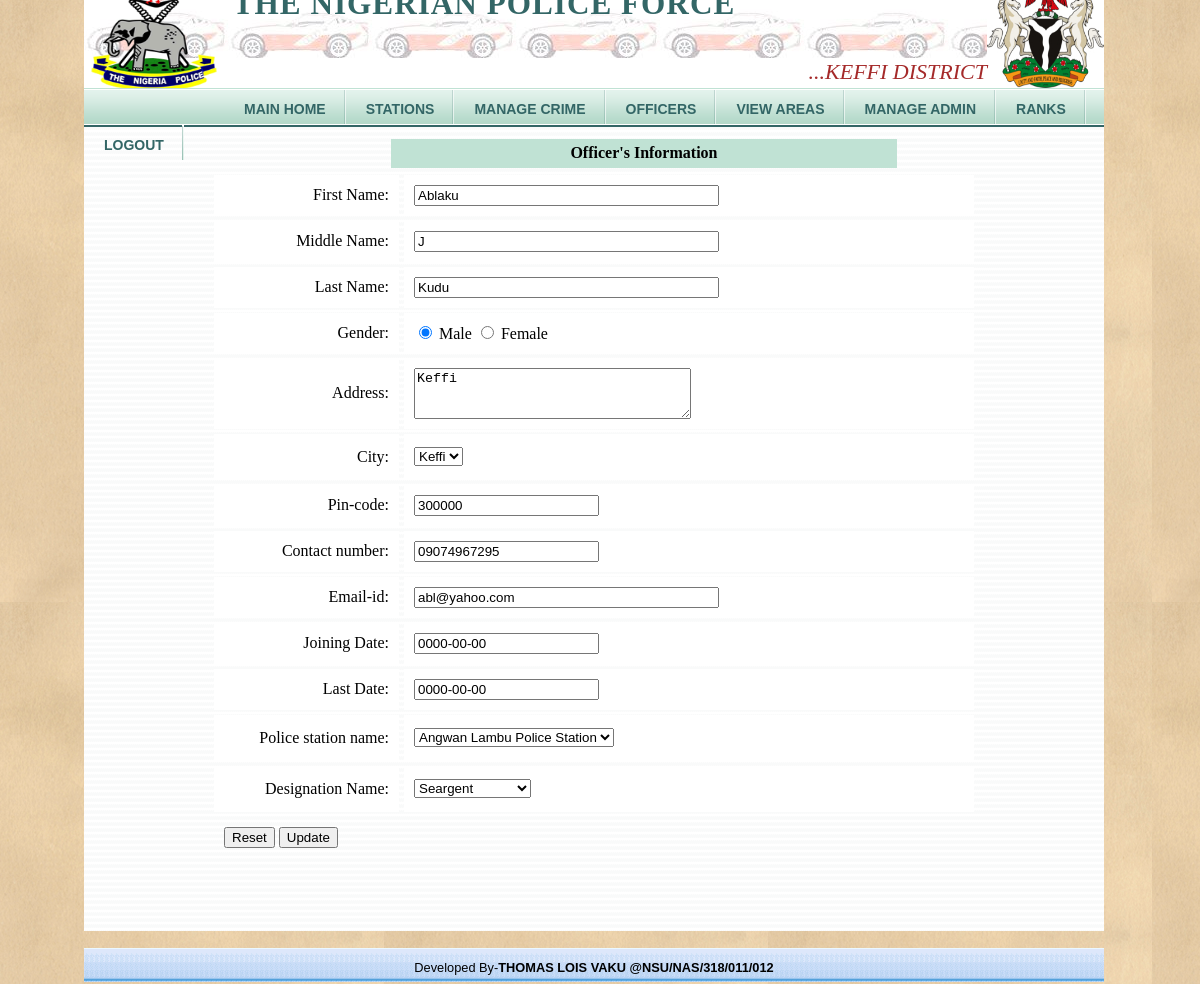
The page /editofficer1.php?username=ablaku (signed in) on the database its author committed.
### tables this page shows
CREATE TABLE IF NOT EXISTS `mstr_officer` (
  `username` varchar(45) NOT NULL,
  `Jdate` date NOT NULL,
  `Ldate` date NOT NULL,
  `desi_id` int(10) unsigned NOT NULL,
  `poilcestation_id` int(10) unsigned NOT NULL,
  KEY `FK_mstr_officer_1` (`username`),
  KEY `FK_mstr_officer_2` (`desi_id`),
  KEY `FK_mstr_officer_3` (`poilcestation_id`)
);

CREATE TABLE IF NOT EXISTS `mstr_profile` (
  `first_name` varchar(45) NOT NULL,
  `middle_name` varchar(15) NOT NULL,
  `last_name` varchar(45) NOT NULL,
  `gender` varchar(45) NOT NULL,
  `Dob` datetime DEFAULT NULL,
  `address` varchar(255) NOT NULL,
  `contact_no` varchar(45) DEFAULT NULL,
  `emailid` varchar(255) NOT NULL,
  `profile_photo` varchar(45) DEFAULT NULL,
  `username` varchar(45) NOT NULL,
  `city_id` int(10) unsigned NOT NULL,
  `id` int(10) unsigned NOT NULL AUTO_INCREMENT,
  `pincode` int(10) unsigned NOT NULL,
  `area_id` int(10) unsigned DEFAULT NULL,
  PRIMARY KEY (`id`),
  KEY `FK_mstr_profile_1` (`username`),
  KEY `FK_mstr_profile_2` (`city_id`),
  KEY `FK_mstr_profile_3` (`area_id`)
);

CREATE TABLE IF NOT EXISTS `mstr_city` (
  `city_id` int(10) unsigned NOT NULL AUTO_INCREMENT,
  `city_name` varchar(45) NOT NULL,
  PRIMARY KEY (`city_id`)
);

CREATE TABLE IF NOT EXISTS `mstr_policestation` (
  `poilcestation_id` int(10) unsigned NOT NULL AUTO_INCREMENT,
  `area_id` int(10) unsigned NOT NULL,
  `address` varchar(255) NOT NULL,
  `contact_no` int(10) unsigned NOT NULL,
  `Email_id` varchar(255) NOT NULL,
  `contact_person` varchar(45) NOT NULL,
  `starting_date` date NOT NULL,
  `policestation_name` varchar(45) NOT NULL,
  `city_id` int(10) unsigned NOT NULL,
  PRIMARY KEY (`poilcestation_id`),
  KEY `FK_mstr_policestation_1` (`area_id`),
  KEY `FK_mstr_policestation_2` (`city_id`)
);

CREATE TABLE IF NOT EXISTS `mstr_designation` (
  `desi_id` int(10) unsigned NOT NULL AUTO_INCREMENT,
  `desi_name` varchar(45) NOT NULL,
  PRIMARY KEY (`desi_id`)
);

### editofficer1.php (the view, shortened to what this page needs)
<?php
include("header.php");
$username = $_GET['username'];
$selectQuery = "select *from mstr_officer mo,mstr_profile mp where mp.username = '".$username."' and mp.username = mo.username ";
$rs = mysql_query($selectQuery);
$record = mysql_fetch_array($rs);
?>
<div id="page">
            <table width="50%"  align="center">
			<tr><td height="8" colspan="4"></td></tr>
            <tr>
                <th colspan="2" style="background-color:#C0E2D4;" height="29">Officer's Information </th>
            </tr>
   <form action="chkPolicestationdetail.php" method="post">
                <table width="770" height="563" border="0" align="center" cellpadding="10" cellspacing="5">
                  <tr>
                    <td width="165" height="28" align="right" valign="middle" bgcolor="#FFFFFF"><span>First Name: </span> </td>
                    <td align="left" bgcolor="#FFFFFF">
                      <input name="fname" type="text" id="fname" size="35" value="<?php echo $record["first_name"]; ?>" />
                      </td>
                  </tr>
                  <tr bgcolor="#993366">
                    <td height="27" align="right" valign="middle" bgcolor="#FFFFFF"><span class="style19" style="color: #000000">Middle Name: </span> </td>
                    <td align="left" bgcolor="#FFFFFF">
                      <label>
                      <input name="mname" type="text" id="mname" size="35"  value="<?php echo $record["middle_name"]; ?>"/>
                      </label>
                    </span></td>
                  </tr>
                  <tr>
                    <td height="27" align="right" valign="middle" bgcolor="#FFFFFF"><span class="style19" style="color: #000000">Last Name:</span> </td>
                    <td align="left" bgcolor="#FFFFFF"><span class="style15 style3">
                      <label>
                      <input name="lname" type="text" id="lname" size="35" value="<?php echo $record["last_name"]; ?>" />
                      </label>
                    </span></td>
                  </tr>
                  <tr bgcolor="#999999">
                    <td height="28" align="right" valign="middle" bgcolor="#FFFFFF"><span style="color: #000000">Gender:</span> </td>
                    <td align="left" bgcolor="#FFFFFF"><span >
                      <label>
                      <input type="radio" name="gender" value="Male" <?php if($record["gender"]=="Male") echo "checked = 'checked'"?>/>
                        Male</label>
                      <label>
                      <input type="radio" name="gender" value="Female" <?php if($record["gender"]=="Female") echo "checked = 'checked'"?>/>
                        Female</label>
                    </span></td>
                  </tr>
                  <tr>
                    <td height="60" align="right" valign="middle" bgcolor="#FFFFFF"><span class="style19" style="color: #000000"> Address:</span> </td>
                    <td align="left" bgcolor="#FFFFFF"><span class="style15 style3">
                      <textarea name="address" cols="32" rows="3"  id="address"><?php echo $record["address"]; ?></textarea>
                    </span></td>
                  </tr>
                  <tr bgcolor="#993366">
                    <td height="46" align="right" valign="middle" bgcolor="#FFFFFF"><span class="style19" style="color: #000000">City:</span></td>
                    <td align="left" bgcolor="#FFFFFF"><span class="style15 style3">
                      <select name="city" size="1"  id="city" >
                        <?php
						  $cityQuery = "select *from mstr_city";
						  $rsCity = mysql_query($cityQuery);
						  while($rowCity = mysql_fetch_array($rsCity))
						  {
						  ?>
                        <option value="<?php echo $rowCity['city_id']?>" <?php if($record["city_id"]==$rowCity['city_id']) echo "selected"; ?>> <?php echo $rowCity['city_name']?></option>
                        <?php }?>
                      </select>
                    </span></td>
                  </tr>
                  <tr bgcolor="#993366">
                    <td height="23" align="right" valign="middle" bgcolor="#FFFFFF"><span class="style19" style="color: #000000">Pin-code:</span></td>
                    <td align="left" bgcolor="#FFFFFF"><span class="style15 style3">
                      <input name="pincode" type="text" id="pincode" maxlength="6"  value="<?php echo $record["pincode"]; ?>"/>
                    </span></td>
                  </tr>
                  <tr bgcolor="#999999">
                    <td height="23" align="right" valign="middle" bgcolor="#FFFFFF"><span class="style19" style="color: #000000">Contact number: </span> </td>
                    <td align="left" bgcolor="#FFFFFF"><span class="style15 style3">
                      <label>
                      <input type="text" name="contactno" id="contactno" maxlength="12" value="<?php echo $record["contact_no"]; ?>" />
                      </label>
                    </span></td>
                  </tr>
                  <tr bgcolor="#993366">
                    <td height="23" align="right" valign="middle" bgcolor="#FFFFFF"><span class="style19" style="color: #000000">Email-id:</span> </td>
                    <td align="left" bgcolor="#FFFFFF"><input name="emailid" type="text" id="emailid" size="35" maxlength="254" value="<?php echo $record["emailid"]; ?>" />
                     </td>
                  </tr>
                  <tr bgcolor="#993366">
                    <td height="23" align="right" valign="middle" bgcolor="#FFFFFF">Joining Date: </td>
                    <td align="left" bgcolor="#FFFFFF"><input type="text" name="jdate" id="jdate"  value="<?php echo $record["Jdate"]; ?>"/></td>
                  </tr>
                  <tr bgcolor="#993366">
                    <td height="24" align="right" valign="middle" bgcolor="#FFFFFF">Last Date: </td>
                    <td align="left" bgcolor="#FFFFFF"><input type="text" name="ldate" id="ldate"  value="<?php echo $record["Ldate"]; ?>"/></td>
                  </tr>
                  <tr bgcolor="#993366">
                    <td height="46" align="right" valign="middle" bgcolor="#FFFFFF">Police station name: </td>
                    <td align="left" bgcolor="#FFFFFF"><span class="style15 style3">
                      <select name="psname" size="1"  id="psname" >
                        <?php
						  $psQuery = "select *from mstr_policestation";
						  $rsPs = mysql_query($psQuery);
						  while($rowPs = mysql_fetch_array($rsPs))
						  {
						  ?>
                 <option value="<?php echo $rowPs['policestation_id']?>"<?php if($record["poilcestation_id"]==$rowPs['poilcestation_id']) echo "selected"; ?>>
				 <?php echo $rowPs['policestation_name']?></option>
                 <?php }?>
                      </select>
                    </span></td>
                  </tr>
                  <tr bgcolor="#993366">
                    <td height="46" align="right" valign="middle" bgcolor="#FFFFFF"><span class="style19" style="color: #000000">Designation Name:</span> </td>
                    <td align="left" bgcolor="#FFFFFF"><span class="style15 style3">
                      <select name="designation" size="1"  id="designation" >
                        <?php
						  $desigQuery = "select *from mstr_designation";
						  $rsDesig = mysql_query($desigQuery);
						  while($rowDesig = mysql_fetch_array($rsDesig))
						  {
						  ?>
                   <option value="<?php echo $rowDesig['desi_id']?>"<?php if($record["desi_id"]==$rowDesig['desi_id']) echo "selected"; ?>>
				   <?php echo $rowDesig['desi_name']?></option>
                   <?php }?>
                      </select>
                    </span></td>
                  </tr><tr><td>
				     <input name="reset" type="reset" value="Reset" />
                <input name="update"  type="submit" id="update" value="Update"/></td></tr>
                </table>
                <p>&nbsp;</p>
                <p>&nbsp;</p>
              </form>
            </div>
 <div id="footer">
               <p style="font-size:80%;color:#000000;"> Developed By-<b>THOMAS LOIS VAKU @</b><b>NSU/NAS/318/011/012</b></b> </p>
            </div>
</div>
</body></html>

### frsc.css (style rules this page uses)
body { background:url(images/web.png) repeat; }
#page { background: url("images/page.gif") repeat; }
#footer { background:url(images/as.gif) repeat-x; height:2em; color:#000080; text-align:center; padding:0.1px 5px 5px 5px; font-family:verdana,sans-serif; font-size:1em; }

### rows shown on the page
mstr_officer: fname "Ablaku", mname "J", lname "Kudu", address "Keffi", pincode "300000", contactno "09074967295", emailid "abl@yahoo.com", jdate "0000-00-00", ldate "0000-00-00", psname "Angwan Lambu Police Station", designation "Seargent"
mstr_profile: gender "☑ Male", gender "☐ Female", city "Keffi"
